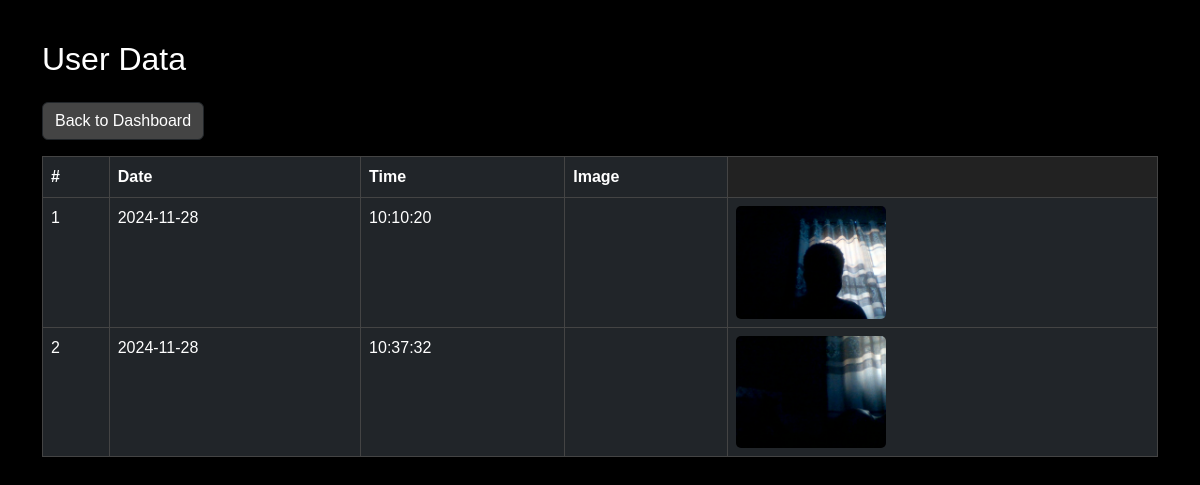
Screenshot of /userdata (signed in) with the database file from the repository.
### app.py (models this page shows, shortened)
class ImageLog(db.Model):
    __tablename__ = 'imagelog'
    id = db.Column(db.Integer, primary_key=True)
    user_id = db.Column(db.Integer, db.ForeignKey('users.id'), nullable=False)  # Foreign key to the User model
    filename = db.Column(db.String, nullable=False)
    timestamp = db.Column(db.DateTime, default=datetime.utcnow)  # Timestamp when the image is captured

### app.py (the view)
@app.route('/userdata')
@login_required
def user_data():
    image_logs = ImageLog.query.filter_by(user_id=current_user.id).all()
    return render_template('user_data.html', image_logs=image_logs)

### app.py (called while the page is built)
@login_manager.user_loader
def load_user(user_id):
    return User.query.get(int(user_id))

### templates/user_data.html
{% extends 'base.html' %}
{% block body %}
    <div class="container">
        <h2 class="my-4 text-white">User Data</h2>
        <a href="{{ url_for('dashboard') }}" class="btn btn-dark mb-3">Back to Dashboard</a>
        <div class="log-entries">
            {% if image_logs %}
                <table class="table table-dark table-bordered">
                    <thead>
                        <tr>
                            <th>#</th>
                            <th>Date</th>
                            <th>Time</th>
                            <th>Image</th>
                        </tr>
                    </thead>
                    <tbody>
                        {% for log in image_logs %}
                            <tr>
                                <td>{{ loop.index }}</td>
                                <td>{{ log.timestamp.strftime('%Y-%m-%d') }}</td>
                                <td>{{ log.timestamp.strftime('%H:%M:%S') }}</td>
                                <td>
                                    <td>
                                        <img src="{{ url_for('static', filename='images/' + log.filename.split('static/images/')[1]) }}" alt="Captured Image" width="150" class="img-fluid">
                                    </td>
                                </td>
                            </tr>
                        {% endfor %}
                    </tbody>
                </table>
            {% else %}
                <p>No logs available.</p>
            {% endif %}
        </div>
    </div>
{% endblock %}

### static/css/style.css (style rules this page uses)
body { font-family: 'Arial', sans-serif; background-color: #000; color: #fff; }
.container, .dashboard-container { margin-top: 40px; }
h1, h2, h3 { color: #fff; }
.btn-dark, .btn-outline-light { background-color: #444; color: #fff; }
.table, .table th, .table td { border: 1px solid #444; color: #fff; }
.table-dark { background-color: #222; }
img.img-fluid { border-radius: 5px; }

### rows the page displays
ImageLog: timestamp "2024-11-28", timestamp "10:10:20", filename (picture)
ImageLog: timestamp "2024-11-28", timestamp "10:37:32", filename (picture)
